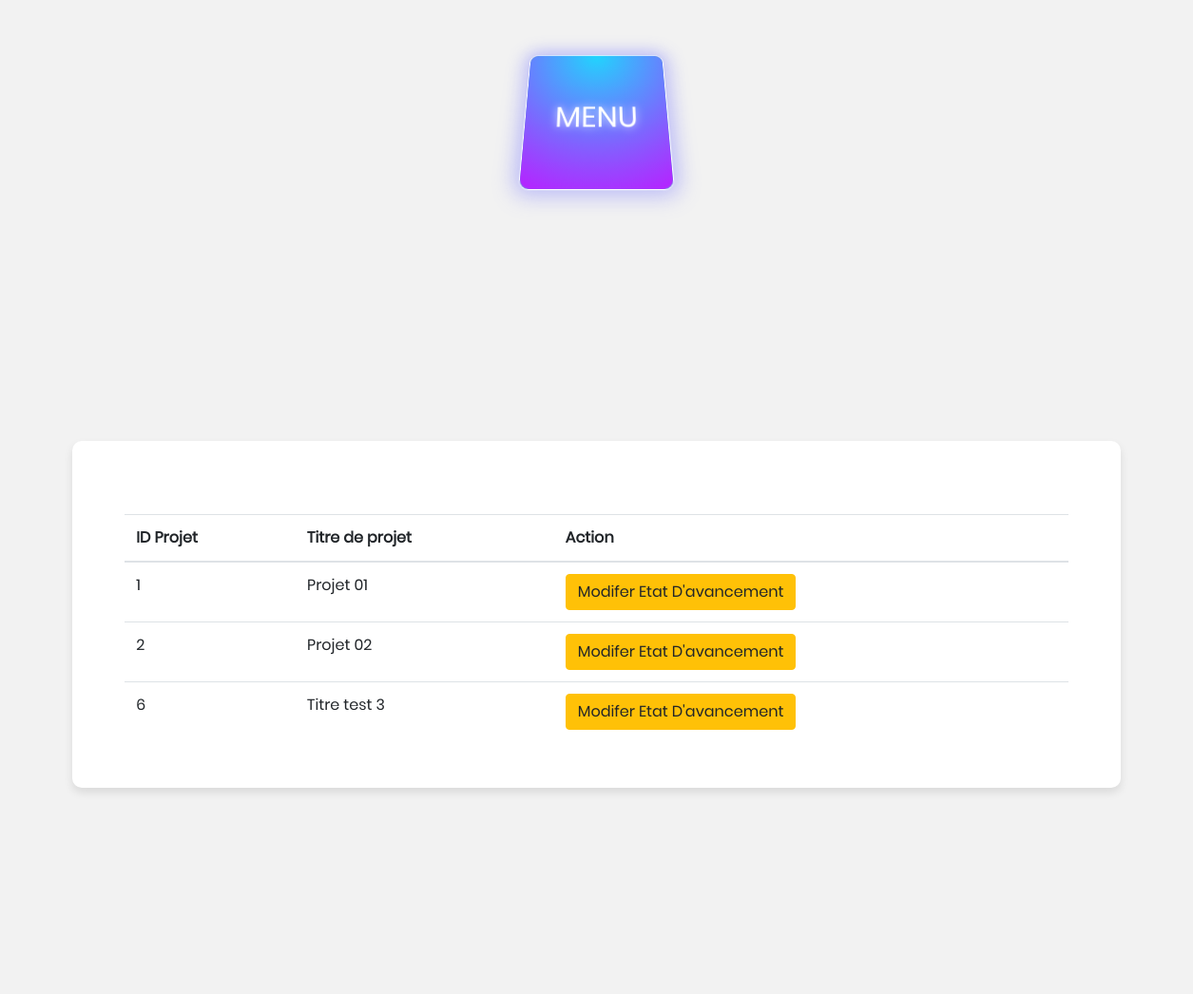
The page /User-projet.php on the database as committed earlier.
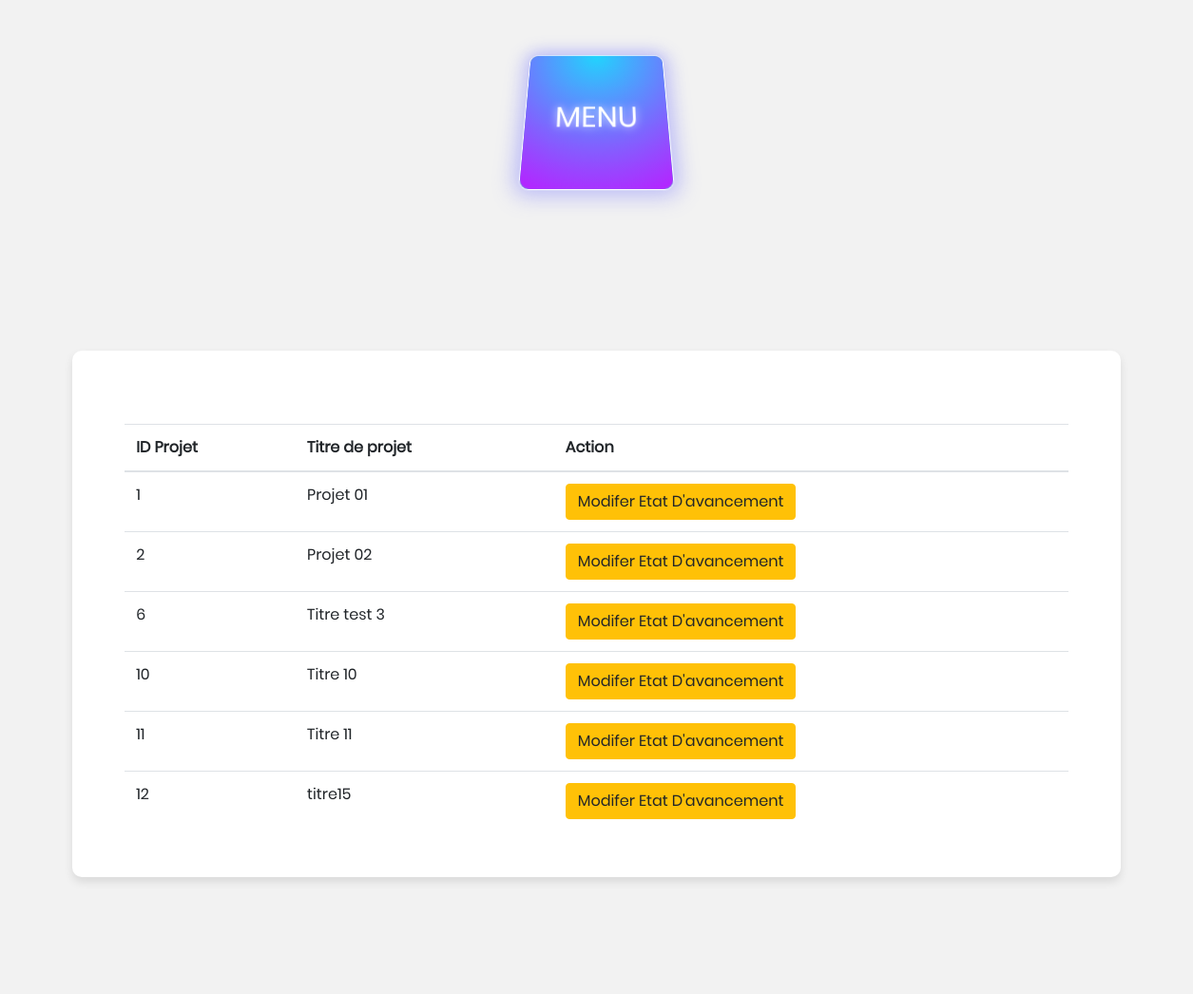
The same page on the database as committed later.
### tables this page shows
CREATE TABLE `projet` (
  `IdProjet` int(10) NOT NULL,
  `TitreProjet` varchar(50) DEFAULT NULL,
  `typeprojet` varchar(50) DEFAULT NULL,
  `sujetprojet` varchar(50) DEFAULT NULL,
  `textprojet` text,
  `objectifprojet` text,
  `specialiteprojet` varchar(50) DEFAULT NULL,
  `champprojet` varchar(50) DEFAULT NULL,
  `indicenrprojet` int(10) DEFAULT NULL,
  `voteprojet` int(10) DEFAULT NULL,
  `normeExcutprojet` text,
  `indicesNRProjet` float DEFAULT NULL,
  `booleenPDR` tinyint(1) DEFAULT NULL,
  `SourcePDF` blob
);

### User-projet.php (the view, shortened to what this page needs)
<!DOCTYPE html>
<html>
<head>
  <link rel="stylesheet" type="text/css" href="./vendor/bootstrap/css/bootstrap.css">
  <link rel="stylesheet" type="text/css" href="./fonts/font-awesome-4.7.0/css/font-awesome.min.css">
  <link rel="stylesheet" type="text/css" href="./fonts/iconic/css/material-design-iconic-font.min.css">
  <link rel="stylesheet" type="text/css" href="./css/util.css">
  <link rel="stylesheet" type="text/css" href="./css/main.css">
</head>
<header>
 <div style="background: #f2f2f2;">
<?php
include "MenuDesign.php";
?>
</div>
</header>
<body>
    <div class="container-main100">
      <div class="wrap-main-body">
<div class="container">
<div class="row justify-content-center">
<table class="table">
 <thead>
   <tr>
     <th>ID Projet</th>
     <th>Titre de projet </th>
     <th colspan="2">Action</th>
   </tr>
 </thead>
 <?php
include("database.php");
 $sql = "SELECT * FROM projet";
$result = mysqli_query($bdd,$sql);
while ( $row = mysqli_fetch_array($result,MYSQLI_ASSOC) ) {  ?>
<tr>
<td id="IdProjet"><?php echo $row["IdProjet"];  ?></td>
<td id="TitreProjet"><?php echo $row["TitreProjet"];  ?></td>
<td>
  <a href="Etat_avancement.php?Etat=<?php echo $row["IdProjet"]; ?>"
  class="btn btn-warning" name="<?php echo $row["IdProjet"]; ?>">Modifer Etat D'avancement</a>
</td>
</tr>
<?php
}
?>
</table>
</div>
</div>
</div>
</div>
</body>
</html>

Rows that differ between the two databases and show on the page:
added projet: IdProjet "10", TitreProjet "Titre 10"
added projet: IdProjet "11", TitreProjet "Titre 11"
added projet: IdProjet "12", TitreProjet "titre15"
